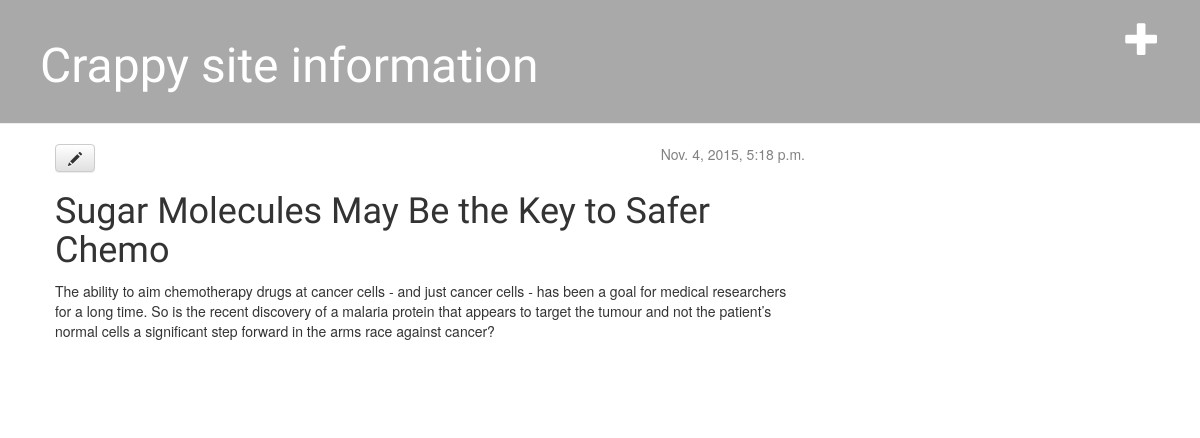
Before: /post/1/ with the older database file.
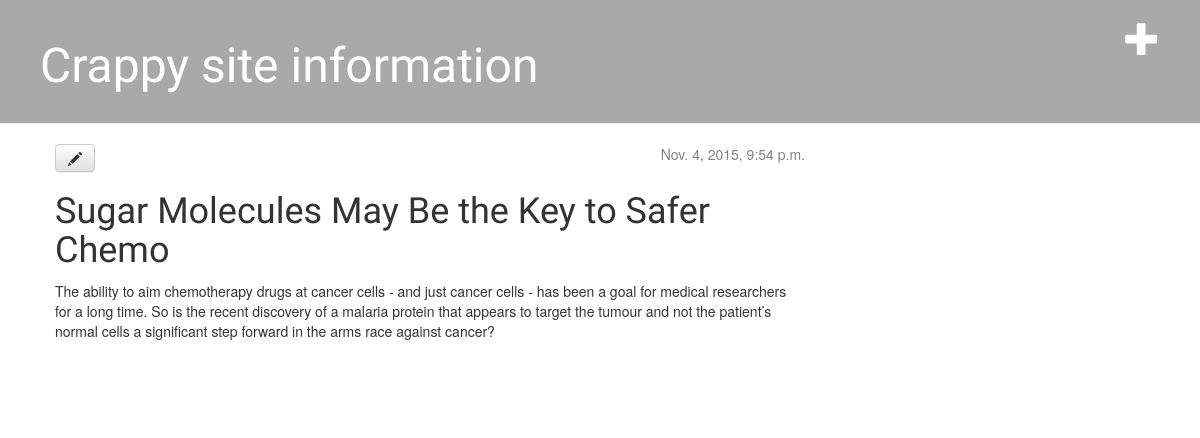
After: the same page with the newer database file.
### blog/models.py (models this page shows, shortened)
class Post(models.Model):
    author = models.ForeignKey('auth.User')
    title = models.CharField(max_length=200)
    text = models.TextField()
    created_date = models.DateTimeField(
            default=timezone.now)
    published_date = models.DateTimeField(
            blank=True, null=True)

### blog/views.py (the view)
# urls.py: url(r'^post/(?P<pk>[0-9]+)/$', views.post_detail, name='post_detail'),
def post_detail(request, pk):
        post = get_object_or_404(Post, pk=pk)
        return render(request, 'blog/post_detail.html', {'post': post})

### blog/templates/blog/post_detail.html
{% extends "blog/base.html" %}
    {% block content %}
        <div class="post">
            {% if post.published_date %}
                <div class="date">
                    {{ post.published_date }}
                </div>
            {% endif %}
            <a class="btn btn-default" href="{% url "post_edit" pk=post.pk %}"><span class="glyphicon glyphicon-pencil"></span></a>
            <h1>{{ post.title }}</h1>
            <p>{{ post.text|linebreaks }}</p>
        </div>
    {% endblock %}

Changed rows visible on the page:
changed Post "Sugar Molecules May Be the Key to Safer Chemo": published_date "Nov. 4, 2015, 5:18 p.m." → "Nov. 4, 2015, 9:54 p.m."
